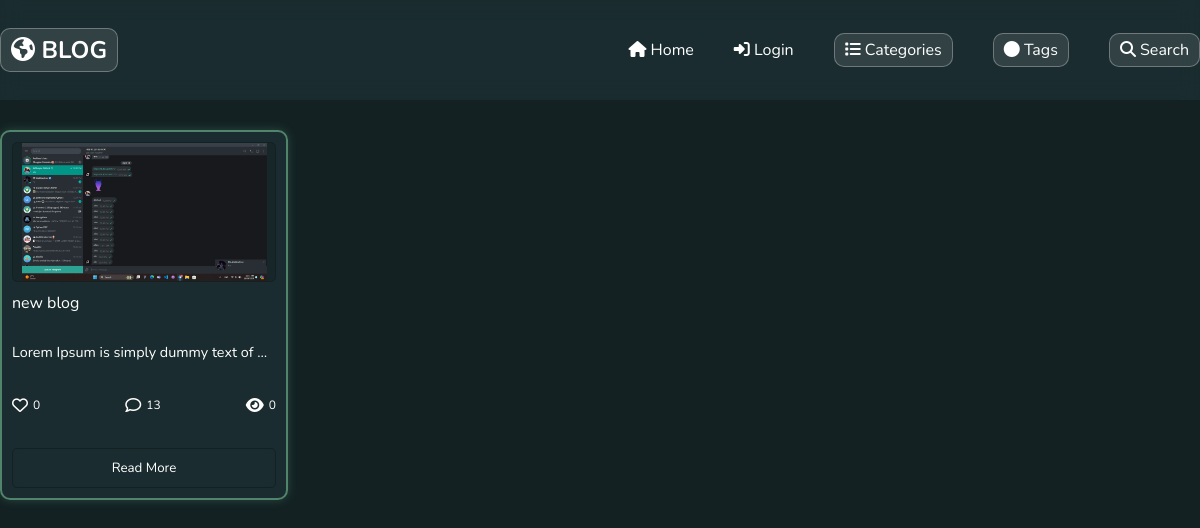
Before: / with the older database file.
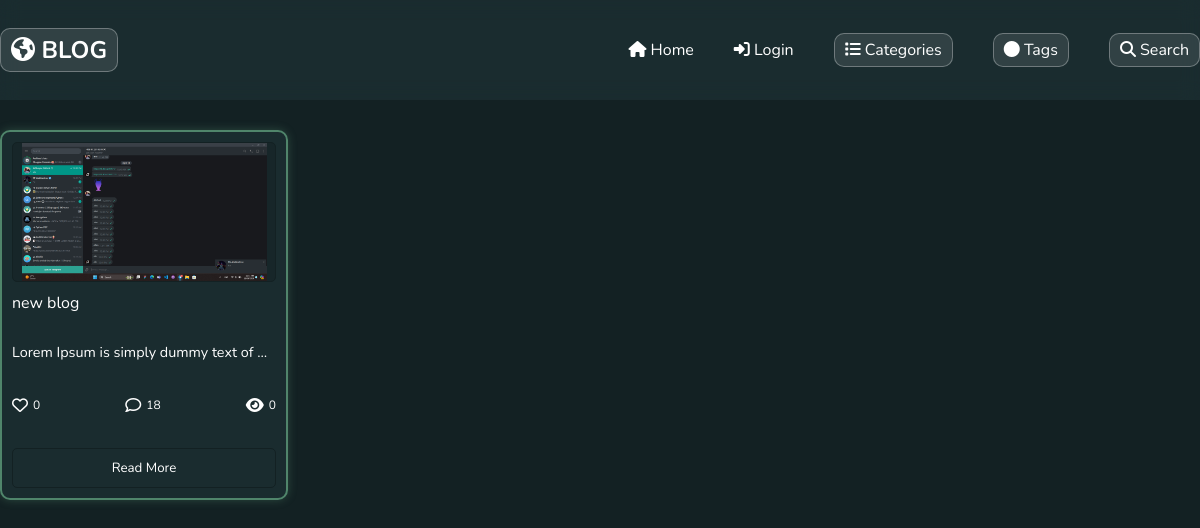
After: the same page with the newer database file.
### main_app/models.py (models this page shows, shortened)
class Article(models.Model):
    title = models.CharField(max_length=100)
    content = models.TextField()
    date = models.DateField(auto_now_add=True)
    author = models.ForeignKey('auth.User', on_delete=models.CASCADE)
    image   = models.ImageField(blank=True , upload_to="blog/")
    updated = models.DateTimeField(auto_now=True)
    likes = models.IntegerField(default=0)
    comments = models.IntegerField(default=0)
    views = models.IntegerField(default=0)
    category = models.ForeignKey(Categories, on_delete=models.CASCADE)
    tag = models.ForeignKey(Tags, on_delete=models.CASCADE)

### main_app/views.py (the view)
# urls.py: path("", views.show_article, name="articles"),
def show_article(request):
    all_articles = Article.objects.all()
    data = {
        "article": all_articles,
    }
    return render(request, "index.html", context=data)

### main_app/models.py (called while the page is built)
    def __str__(self):
        return str(self.name)

### templates/index.html (shortened to what this page needs)
{% extends "wrapper.html" %}
{% block context_index %}
<div class="container">
    {% if article %}
    <div class="blog_card_wrapper">
        {% for i in article %}
        <div class="card card_{{ i.tag }}">
            <div class="image_block" this_block_image="{{i.image.url}}">
            </div>
            <div class="context_block">
                <div class="title">
                    <p>{{ i.title }}</p>
                </div>
                <div class="main_idea">
                    <p>{{ i.content | truncatewords:7}}</p>
                </div>
                <div class="like_comment_wrapper_block">
                    <div class="like"><i class="fa-regular fa-heart"></i>
                        <p>{{i.likes}}</p>
                    </div>
                    <div><i class="fa-regular fa-comment"></i>
                        <p>{{i.comments}}</p>
                    </div>
                    <div class="views"><i class="fa-solid fa-eye"></i>
                        <p>{{i.views}}</p>
                    </div>
                </div>
                <button class="btn_main"><a href="{% url 'main_app:details' i.id %}">Read More</a></button>
            </div>
        </div>
        {% endfor %}
    </div>
    {% endif %}
</div>
{% endblock context_index %}

Changed rows visible on the page:
changed Article "new blog": comments "13" → "18"
